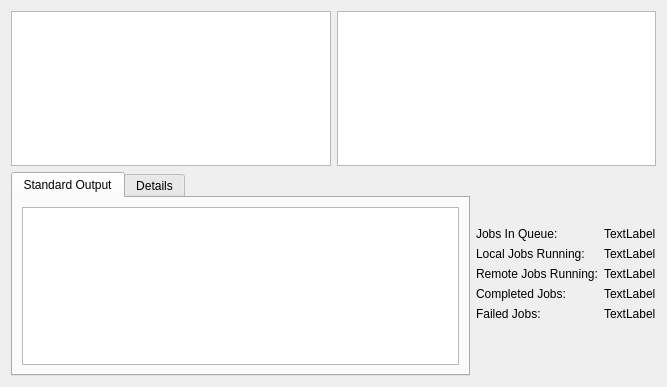
<?xml version="1.0" encoding="UTF-8"?>
<ui version="4.0">
 <class>JobStatusWidget</class>
 <widget class="QWidget" name="JobStatusWidget">
  <property name="geometry">
   <rect>
    <x>0</x>
    <y>0</y>
    <width>667</width>
    <height>387</height>
   </rect>
  </property>
  <property name="windowTitle">
   <string>Form</string>
  </property>
  <layout class="QVBoxLayout" name="verticalLayout">
   <item>
    <layout class="QHBoxLayout" name="horizontalLayout_3">
     <item>
      <widget class="QTreeView" name="treeView">
       <property name="sizePolicy">
        <sizepolicy hsizetype="MinimumExpanding" vsizetype="Expanding">
         <horstretch>0</horstretch>
         <verstretch>0</verstretch>
        </sizepolicy>
       </property>
       <property name="alternatingRowColors">
        <bool>true</bool>
       </property>
      </widget>
     </item>
     <item>
      <layout class="QVBoxLayout" name="verticalLayout_3">
       <item>
        <widget class="QTreeView" name="treeJobs">
         <property name="contextMenuPolicy">
          <enum>Qt::ActionsContextMenu</enum>
         </property>
         <property name="alternatingRowColors">
          <bool>true</bool>
         </property>
         <property name="selectionMode">
          <enum>QAbstractItemView::ExtendedSelection</enum>
         </property>
         <addaction name="actionRerun"/>
         <addaction name="actionShowWarnings"/>
         <addaction name="actionCleanupOutput"/>
         <addaction name="actionOpenEditFile"/>
         <addaction name="actionOpenDirectory"/>
        </widget>
       </item>
      </layout>
     </item>
    </layout>
   </item>
   <item>
    <layout class="QHBoxLayout" name="horizontalLayout_2">
     <item>
      <widget class="QTabWidget" name="tabWidget">
       <property name="currentIndex">
        <number>0</number>
       </property>
       <widget class="QWidget" name="tab_2">
        <attribute name="title">
         <string>Standard Output</string>
        </attribute>
        <layout class="QVBoxLayout" name="verticalLayout_2">
         <item>
          <widget class="QPlainTextEdit" name="txtStandardOut"/>
         </item>
        </layout>
       </widget>
       <widget class="QWidget" name="tab">
        <attribute name="title">
         <string>Details</string>
        </attribute>
        <layout class="QHBoxLayout" name="horizontalLayout">
         <item>
          <layout class="QVBoxLayout" name="verticalLayout_4">
           <item>
            <widget class="QScrollArea" name="scrollArea">
             <property name="horizontalScrollBarPolicy">
              <enum>Qt::ScrollBarAlwaysOff</enum>
             </property>
             <property name="widgetResizable">
              <bool>true</bool>
             </property>
             <widget class="QWidget" name="scrollAreaWidgetContents_2">
              <property name="geometry">
               <rect>
                <x>0</x>
                <y>0</y>
                <width>216</width>
                <height>172</height>
               </rect>
              </property>
              <layout class="QVBoxLayout" name="verticalLayout_5">
               <item>
                <layout class="QFormLayout" name="formLayout">
                 <item row="0" column="0">
                  <widget class="QLabel" name="label_3">
                   <property name="text">
                    <string>Workflow Errors:</string>
                   </property>
                  </widget>
                 </item>
                 <item row="0" column="1">
                  <widget class="QLabel" name="lblWorkflowErrors">
                   <property name="text">
                    <string>TextLabel</string>
                   </property>
                  </widget>
                 </item>
                 <item row="1" column="0">
                  <widget class="QLabel" name="label_4">
                   <property name="text">
                    <string>Workflow Warnings:</string>
                   </property>
                  </widget>
                 </item>
                 <item row="1" column="1">
                  <widget class="QLabel" name="lblWorkflowWarnings">
                   <property name="text">
                    <string>TextLabel</string>
                   </property>
                  </widget>
                 </item>
                </layout>
               </item>
               <item>
                <widget class="QLabel" name="label_5">
                 <property name="text">
                  <string>Output Directory:</string>
                 </property>
                </widget>
               </item>
               <item>
                <widget class="QLineEdit" name="txtOutputDirectory">
                 <property name="readOnly">
                  <bool>true</bool>
                 </property>
                </widget>
               </item>
               <item>
                <widget class="QLabel" name="label">
                 <property name="text">
                  <string>Weather File:</string>
                 </property>
                </widget>
               </item>
               <item>
                <widget class="QLineEdit" name="txtWeatherFile">
                 <property name="readOnly">
                  <bool>true</bool>
                 </property>
                </widget>
               </item>
              </layout>
             </widget>
            </widget>
           </item>
          </layout>
         </item>
        </layout>
       </widget>
      </widget>
     </item>
     <item>
      <layout class="QVBoxLayout" name="verticalLayout_6">
       <item>
        <spacer name="verticalSpacer">
         <property name="orientation">
          <enum>Qt::Vertical</enum>
         </property>
         <property name="sizeHint" stdset="0">
          <size>
           <width>20</width>
           <height>40</height>
          </size>
         </property>
        </spacer>
       </item>
       <item>
        <layout class="QFormLayout" name="formLayout_3">
         <property name="fieldGrowthPolicy">
          <enum>QFormLayout::AllNonFixedFieldsGrow</enum>
         </property>
         <item row="0" column="0">
          <widget class="QLabel" name="label_2">
           <property name="text">
            <string>Jobs In Queue:</string>
           </property>
          </widget>
         </item>
         <item row="0" column="1">
          <widget class="QLabel" name="lblJobsInQueue">
           <property name="text">
            <string>TextLabel</string>
           </property>
          </widget>
         </item>
         <item row="1" column="0">
          <widget class="QLabel" name="label_6">
           <property name="text">
            <string>Local Jobs Running:</string>
           </property>
          </widget>
         </item>
         <item row="1" column="1">
          <widget class="QLabel" name="lblLocalJobsRunning">
           <property name="text">
            <string>TextLabel</string>
           </property>
          </widget>
         </item>
         <item row="2" column="0">
          <widget class="QLabel" name="label_7">
           <property name="text">
            <string>Remote Jobs Running:</string>
           </property>
          </widget>
         </item>
         <item row="2" column="1">
          <widget class="QLabel" name="lblRemoteJobsRunning">
           <property name="text">
            <string>TextLabel</string>
           </property>
          </widget>
         </item>
         <item row="3" column="0">
          <widget class="QLabel" name="label_8">
           <property name="text">
            <string>Completed Jobs:</string>
           </property>
          </widget>
         </item>
         <item row="3" column="1">
          <widget class="QLabel" name="lblCompletedJobs">
           <property name="text">
            <string>TextLabel</string>
           </property>
          </widget>
         </item>
         <item row="4" column="0">
          <widget class="QLabel" name="label_9">
           <property name="text">
            <string>Failed Jobs:</string>
           </property>
          </widget>
         </item>
         <item row="4" column="1">
          <widget class="QLabel" name="lblFailedJobs">
           <property name="text">
            <string>TextLabel</string>
           </property>
          </widget>
         </item>
        </layout>
       </item>
       <item>
        <spacer name="verticalSpacer_2">
         <property name="orientation">
          <enum>Qt::Vertical</enum>
         </property>
         <property name="sizeHint" stdset="0">
          <size>
           <width>20</width>
           <height>40</height>
          </size>
         </property>
        </spacer>
       </item>
      </layout>
     </item>
    </layout>
   </item>
  </layout>
  <action name="actionShowWarnings">
   <property name="icon">
    <iconset resource="RunManager.qrc">
     <normaloff>:/show_warnings</normaloff>:/show_warnings</iconset>
   </property>
   <property name="text">
    <string>Show Job Warnings And Errors</string>
   </property>
   <property name="toolTip">
    <string>Show warnings and errors generated by the job</string>
   </property>
   <property name="iconVisibleInMenu">
    <bool>true</bool>
   </property>
  </action>
  <action name="actionOpenEditFile">
   <property name="icon">
    <iconset resource="RunManager.qrc">
     <normaloff>:/open</normaloff>:/open</iconset>
   </property>
   <property name="text">
    <string>Open / Edit File</string>
   </property>
   <property name="toolTip">
    <string>Open / edit the selected file with the operating system registered program</string>
   </property>
   <property name="iconVisibleInMenu">
    <bool>true</bool>
   </property>
  </action>
  <action name="actionCleanupOutput">
   <property name="icon">
    <iconset resource="RunManager.qrc">
     <normaloff>:/cleanup</normaloff>:/cleanup</iconset>
   </property>
   <property name="text">
    <string>Cleanup Job Output</string>
   </property>
   <property name="toolTip">
    <string>Remove all output files generated by the execution of this job</string>
   </property>
   <property name="iconVisibleInMenu">
    <bool>true</bool>
   </property>
  </action>
  <action name="actionOpenDirectory">
   <property name="icon">
    <iconset resource="RunManager.qrc">
     <normaloff>:/open_folder</normaloff>:/open_folder</iconset>
   </property>
   <property name="text">
    <string>Open Directory</string>
   </property>
   <property name="toolTip">
    <string>Open directory containing file</string>
   </property>
   <property name="iconVisibleInMenu">
    <bool>true</bool>
   </property>
  </action>
  <action name="actionRerun">
   <property name="icon">
    <iconset resource="RunManager.qrc">
     <normaloff>:/rerun</normaloff>:/rerun</iconset>
   </property>
   <property name="text">
    <string>Rerun</string>
   </property>
   <property name="toolTip">
    <string>Force job to be rerun</string>
   </property>
   <property name="iconVisibleInMenu">
    <bool>true</bool>
   </property>
  </action>
  <action name="actionSep">
   <property name="text">
    <string>sep</string>
   </property>
  </action>
 </widget>
 <resources>
  <include location="RunManager.qrc"/>
 </resources>
 <connections/>
</ui>
